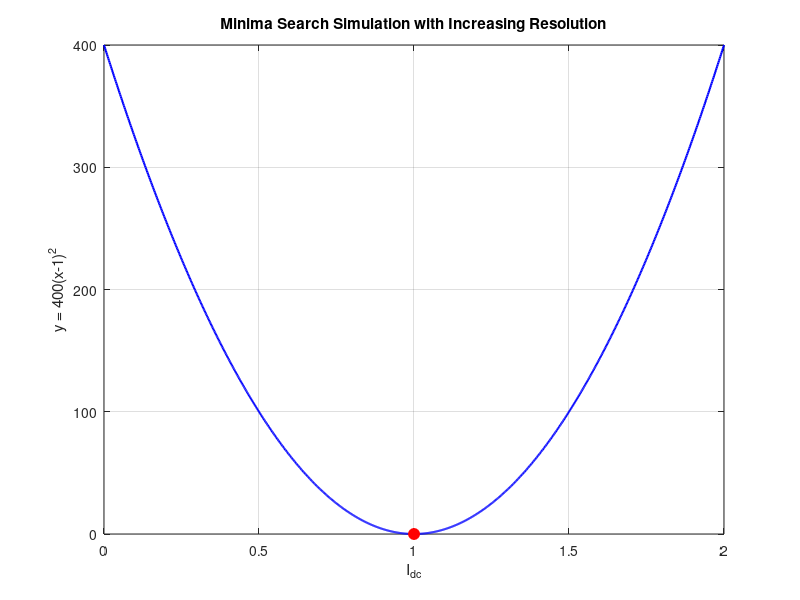

Reproduce this figure in MATLAB.
% MATLAB code with increasing resolution towards minima
clc; clear; close all;

% Function definition
f = @(x) 400 * (x - 1).^2; % Given function y = 400(x-1)^2

% Initial settings
x = linspace(0, 2, 1000); % Range for visualization
y = f(x);
I_dc = rand() * 2; % Random initial point in range [0, 2]
step_coarse = 0.1; % Coarse tuning step size
step_fine = 50e-6; % Fine tuning step size (5uA)
epsilon = 1e-6; % Small tolerance for stopping condition
modulating_amplitude = 5e-6; % Initial modulating amplitude
epsilon1 = 1e-7;

% Plot the function
figure('Color', 'w');
plot(x, y, 'b-', 'LineWidth', 1.5);
hold on;
xlabel('I_{dc}');
ylabel('y = 400(x-1)^2');
title('Minima Search Simulation with Increasing Resolution');
grid on;

% Step 1: Find which side we are on
y1 = f(I_dc);
y2 = f(I_dc + step_fine);

if y2 > y1
    direction = -1; % Decrease I_dc if we are on the right side
else
    direction = 1; % Increase I_dc if we are on the left side
end

% Plot initial position
marker = plot(I_dc, y1, 'ro', 'MarkerSize', 8, 'MarkerFaceColor', 'r');

% Step 2: Coarse tuning
while true
    prev_y1 = y1;
    I_dc = I_dc + direction * step_coarse;
    y1 = f(I_dc);
    
    % Update marker position
    set(marker, 'XData', I_dc, 'YData', y1);
    pause(0.01);
    
    if y1 > prev_y1 % Crossed the minima
        direction = -direction; % Flip direction
        break;
    end
end

% Step 3: Fine tuning with increasing resolution
resolution_factor = 1;  % Initialize resolution factor

while true
    prev_y1 = y1;
    I_dc = I_dc + direction * step_fine * resolution_factor;
    y1 = f(I_dc);
    % Update marker position
    set(marker, 'XData', I_dc, 'YData', y1);
    pause(0.01);
    
    if abs(y1 - prev_y1) < epsilon % Stopping condition
        break;
    end
end

% Step 4: Decrease modulating amplitude for even finer precision
while modulating_amplitude > epsilon1
    modulating_amplitude = modulating_amplitude * 0.9; % Reduce amplitude
    step_fine = modulating_amplitude; % Update step size
    
    prev_y1 = y1;
    I_dc = I_dc + direction * step_fine;
    y1 = f(I_dc);
    
    % Update marker position
    set(marker, 'XData', I_dc, 'YData', y1);
    pause(0.01);
    
    if abs(y1 - prev_y1) < epsilon1
        break;
    end
end

% Display results
fprintf('Approximate Minima Found at I_dc = %.9f\n', I_dc);
fprintf('Function Value at Minima = %.9f\n', y1);
